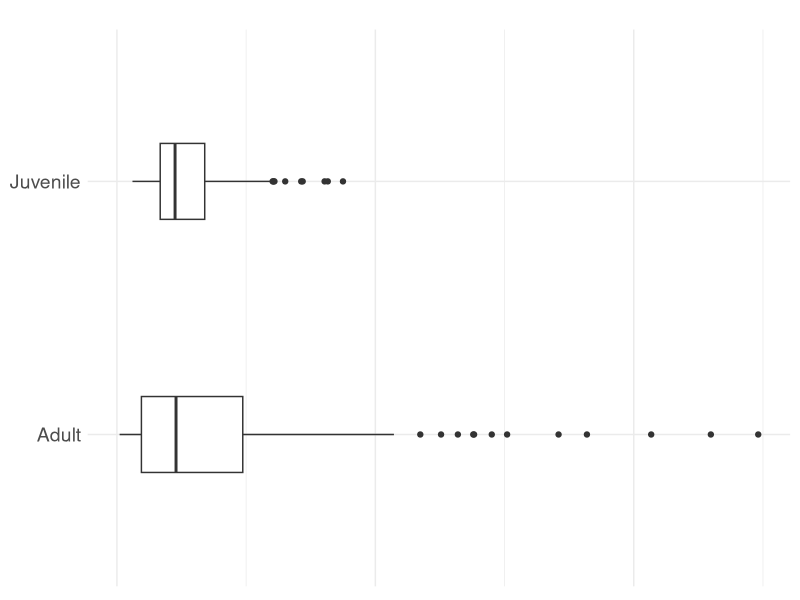
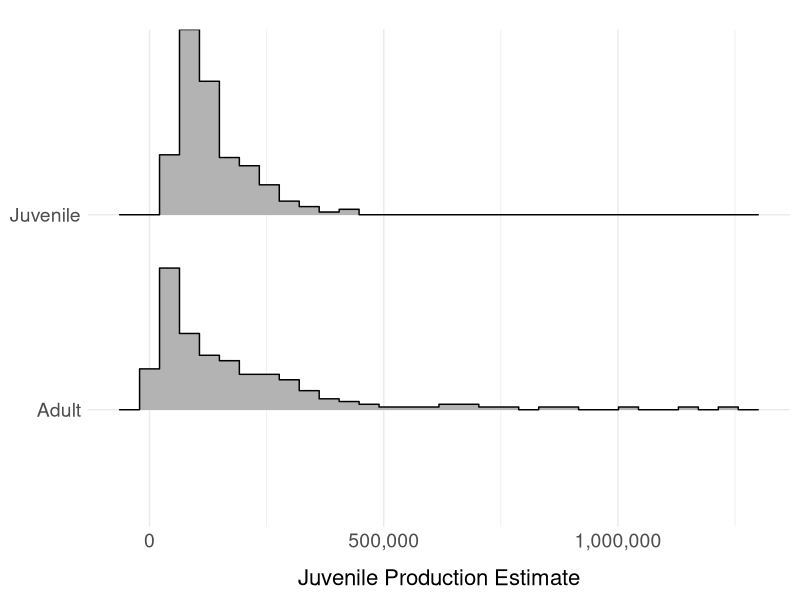
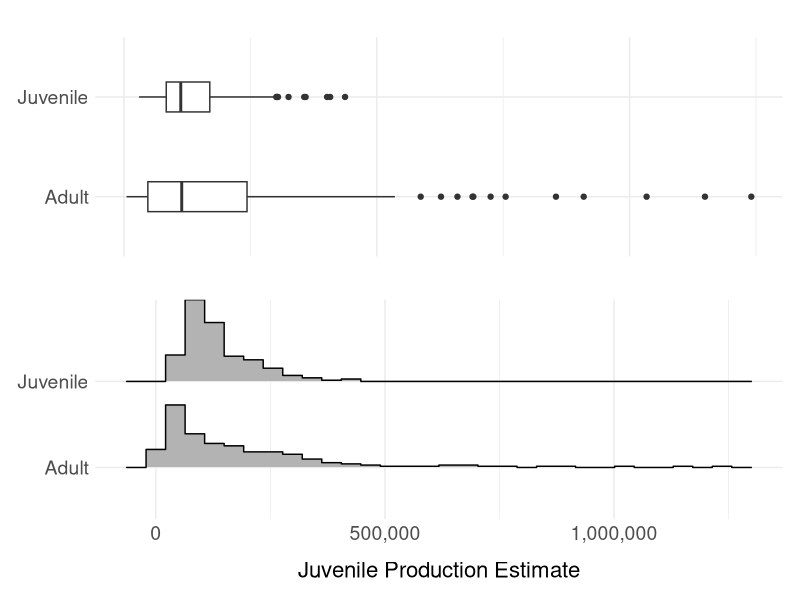
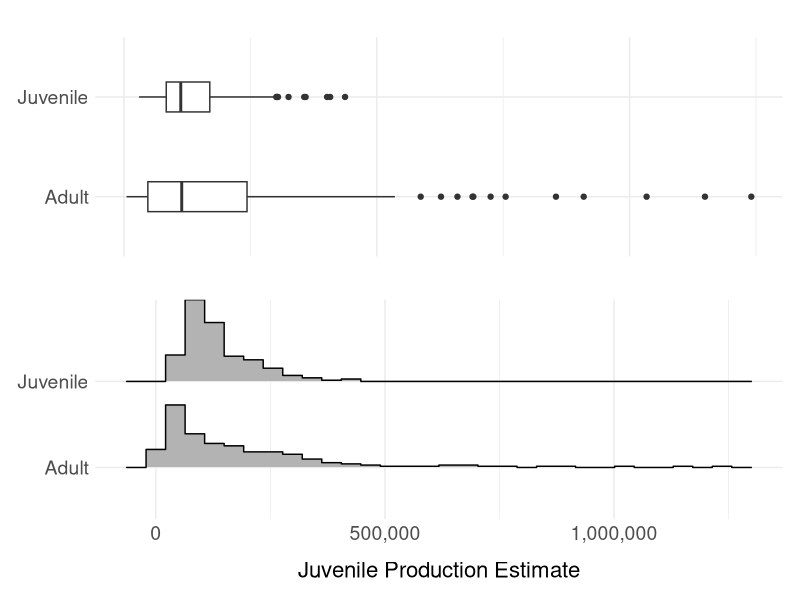

The R source for these figures, in order:
library(dplyr)
library(tidyverse)
library(ggplot2)
library(ggridges)
library(patchwork)
options(scipen = 999)
params <- read.csv('Files/Params.csv') #read in parameters compiled from literature
age <- read.csv('Files/age_structure.csv') #read in age structure data
df <- data.frame(matrix(ncol = 6, nrow = 1000)) #create empty dataframe for parameter distributions
colnames(df) <- c('Fecundity', 'Egg', 'parr', '0_1', '1_2', '2_plus') #assign column names to dataframe

# Loop through each parameter and generate lognormal values for each parameter
for (i in 1:nrow(params)) {
  temp <- rlnorm(1000, meanlog = log(params$Mean[i]^2 / sqrt(params$SD[i]^2 + params$Mean[i]^2)),
                 sdlog = sqrt(log(1 + params$SD[i]^2 / params$Mean[i]^2)))
  df[, i] <- temp
}

df[df > .99 & df < 10 | df <= 0] <- NA #assign NAs to any 'probabilities' >= 1 or < 0
df <- df %>% na.omit()

#user defined numbers
sims <- 200 #number of simulations
sizeProp <- data.frame(Age = c(1,2,3,4,5,6), #setting up size-age structure
                       minFL = c(104,181,228,324,720,720), 
                       maxFL = c(284,310,400,690,720,720)) %>%
  left_join(age, by = 'Age') %>%
  group_by(Year) %>%
  mutate(prop = prop.table(Count)) 

#create empty dataframes for sim results
JPE_adult <- data.frame(Adult = matrix(ncol = 1, nrow = sims))
JPE_juvenile <- data.frame(Juvenile = matrix(ncol = 1, nrow = sims))
juv <- data.frame(value = matrix(ncol = 1, nrow = sims))

for(i in 1:sims){
  year <- sample(min(sizeProp$Year):max(sizeProp$Year), 1)
  females <- sample(4121:12656, 1)
  eggs <- sizeProp %>% 
    filter(Year == year) %>%
    mutate(females = round(prop*females,0)) %>%
    uncount(females) %>%
    rowwise() %>%
    mutate(FL = sample(minFL:maxFL, 1, replace = TRUE)) %>%
    ungroup() %>%
    mutate(FL = if_else(Age %in% c(5,6), 720, FL)) %>%
    mutate(Fecundity = round((0.213 *FL)^2.43,0)) %>%
    summarize(sum = sum(Fecundity)) %>%
    pull()
  temp <- eggs* #calculates the number of juveniles for each simulation
    sample(df[,2], 1)*
    sample(df[,3], 1)*
    sample(df[,4], 1)
  juv[i,] <- temp #compiles juvenile calculations into dataframe
  for(i in 1:nrow(juv)){ #calculates adult approach from the juvenile calculations
    JPE <- juv$value[i]*
      sample(df[,5], 1)* 
      sample(df[,6], 1)
    JPE_adult[i,] <- JPE #compiles into a dataframe
  }
  for(i in 1:sims){ #calculates juvenile approach based on median of juvenile estimates in juv dataframe
    JPE_juv <- median(juv$value)*
      sample(df[,5], 1)* 
      sample(df[,6], 1)
    JPE_juvenile[i,] <- JPE_juv #compiles into a dataframe
  }
}

JPE_all <- JPE_adult %>% 
  bind_cols(JPE_juvenile) %>% 
  rename('Adult' = 1, 'Juvenile' = 2) %>%
  gather(key = 'Approach', value = 'JPE', 1:2)

jpe_boxplot <- ggplot(JPE_all, aes(x = Approach, y = JPE)) + 
  geom_boxplot(width = 0.3) +
  theme_minimal() +
  theme(legend.position = 'none',
        plot.margin = margin(0.75,0.25,0.25,0.25, unit = 'cm'),
        axis.title = element_text(size = 16),
        axis.text = element_text(size = 14),
        axis.title.x = element_blank(),
        axis.title.y = element_blank(),
        axis.text.x = element_blank()) +
  scale_y_continuous(breaks = seq(0, max(JPE_all$JPE), 500000), labels = scales::comma) +
  coord_flip()
jpe_boxplot

jpe_hist <- ggplot(JPE_all, aes(x = JPE, y = Approach)) +
  geom_density_ridges(stat = "binline", scale = 0.95) +
  scale_x_continuous(breaks = seq(0, max(JPE_all$JPE), 500000), labels = scales::comma) +
  labs(x = 'Juvenile Production Estimate') +
  theme_minimal() +
  theme(legend.position = 'none',
        plot.margin = margin(0.75,0.25,0.25,0.25, unit = 'cm'),
        axis.title = element_text(size = 16),
        axis.text = element_text(size = 14),
        axis.title.y = element_blank(),
        axis.title.x = element_text(margin=margin(t=12)))
jpe_hist

graph <- jpe_boxplot/jpe_hist
graph

summary <- JPE_all %>%
  group_by(Approach) %>%
  summarize(
    min = min(JPE), 
    q1 = quantile(JPE, 0.25), 
    median = median(JPE), 
    mean = mean(JPE), 
    q3 = quantile(JPE, 0.75), 
    max = max(JPE),
    ci_lower = mean - qt(0.975, df = n() - 1) * (sd(JPE) / sqrt(n())),
    ci_upper = mean + qt(0.975, df = n() - 1) * (sd(JPE) / sqrt(n()))
  ) %>%
  mutate(across(min:ci_upper, ~ scales::comma(round(., 0)))) %>%
  mutate(Range = paste0(min,' - ',max),
         'Median (1st and 3rd Quantiles)' = paste0(median,' (',q1, ' - ',q3,')'),
         'Mean (95% CI)' = paste0(mean, ' (',ci_lower,' - ', ci_upper, ')')) %>%
  select(1,10,11,12) %>%
  t()

write.csv(summary, file = 'summary.csv')
ggsave(graph, file = 'graph.png', units = 'in', width = 8, height = 6)
